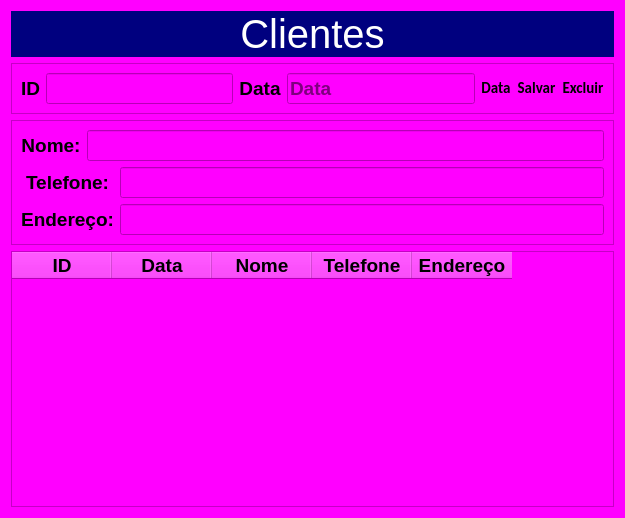
<?xml version="1.0" encoding="UTF-8"?>
<ui version="4.0">
 <class>Clientes</class>
 <widget class="QDialog" name="Clientes">
  <property name="geometry">
   <rect>
    <x>0</x>
    <y>0</y>
    <width>625</width>
    <height>518</height>
   </rect>
  </property>
  <property name="windowTitle">
   <string>Dialog</string>
  </property>
  <property name="styleSheet">
   <string notr="true">background-color: rgb(255, 0, 255);</string>
  </property>
  <layout class="QGridLayout" name="gridLayout_3">
   <item row="0" column="0">
    <widget class="QLabel" name="label">
     <property name="font">
      <font>
       <pointsize>30</pointsize>
      </font>
     </property>
     <property name="styleSheet">
      <string notr="true">color: rgb(255, 255, 255);
background-color: rgb(0, 0, 127);</string>
     </property>
     <property name="text">
      <string>Clientes</string>
     </property>
     <property name="alignment">
      <set>Qt::AlignCenter</set>
     </property>
    </widget>
   </item>
   <item row="1" column="0">
    <widget class="QFrame" name="frame">
     <property name="frameShape">
      <enum>QFrame::StyledPanel</enum>
     </property>
     <property name="frameShadow">
      <enum>QFrame::Plain</enum>
     </property>
     <layout class="QGridLayout" name="gridLayout_2">
      <item row="0" column="4">
       <widget class="QPushButton" name="btn_Calendario">
        <property name="font">
         <font>
          <family>Calibri</family>
          <pointsize>11</pointsize>
          <weight>75</weight>
          <bold>true</bold>
         </font>
        </property>
        <property name="cursor">
         <cursorShape>PointingHandCursor</cursorShape>
        </property>
        <property name="toolTip">
         <string>Salvar</string>
        </property>
        <property name="styleSheet">
         <string notr="true">QPushButton{
   border-radius: 8px
}

QPushButton:hover{
  background-color:rgb(50,50,50);
  color:rgb(200,200,200)
}

QPushButton:pressed{
  background-color:rgb(35,35,35);
  color:rgb(200,200,200)
}
</string>
        </property>
        <property name="text">
         <string>Data</string>
        </property>
        <property name="icon">
         <iconset resource="icons.qrc">
          <normaloff>:/image/imagens/calendario.png</normaloff>:/image/imagens/calendario.png</iconset>
        </property>
        <property name="iconSize">
         <size>
          <width>45</width>
          <height>45</height>
         </size>
        </property>
       </widget>
      </item>
      <item row="0" column="1">
       <widget class="QLineEdit" name="L_Id">
        <property name="font">
         <font>
          <pointsize>14</pointsize>
          <weight>75</weight>
          <bold>true</bold>
         </font>
        </property>
        <property name="cursorPosition">
         <number>0</number>
        </property>
       </widget>
      </item>
      <item row="0" column="6">
       <widget class="QPushButton" name="btn_Excluir">
        <property name="font">
         <font>
          <family>Calibri</family>
          <pointsize>11</pointsize>
          <weight>75</weight>
          <bold>true</bold>
         </font>
        </property>
        <property name="cursor">
         <cursorShape>PointingHandCursor</cursorShape>
        </property>
        <property name="toolTip">
         <string>Excluir</string>
        </property>
        <property name="styleSheet">
         <string notr="true">QPushButton{
   border-radius: 8px
}

QPushButton:hover{
  background-color:rgb(50,50,50);
  color:rgb(200,200,200)
}

QPushButton:pressed{
  background-color:rgb(35,35,35);
  color:rgb(200,200,200)
}
</string>
        </property>
        <property name="text">
         <string>Excluir</string>
        </property>
        <property name="icon">
         <iconset resource="icons.qrc">
          <normaloff>:/image/imagens/close.png</normaloff>:/image/imagens/close.png</iconset>
        </property>
        <property name="iconSize">
         <size>
          <width>45</width>
          <height>36</height>
         </size>
        </property>
       </widget>
      </item>
      <item row="0" column="3">
       <widget class="QLineEdit" name="L_Data">
        <property name="font">
         <font>
          <pointsize>14</pointsize>
          <weight>75</weight>
          <bold>true</bold>
         </font>
        </property>
        <property name="cursor">
         <cursorShape>ArrowCursor</cursorShape>
        </property>
        <property name="inputMask">
         <string/>
        </property>
        <property name="cursorPosition">
         <number>0</number>
        </property>
        <property name="placeholderText">
         <string>Data</string>
        </property>
       </widget>
      </item>
      <item row="0" column="5">
       <widget class="QPushButton" name="btn_Salvar">
        <property name="font">
         <font>
          <family>Calibri</family>
          <pointsize>11</pointsize>
          <weight>75</weight>
          <bold>true</bold>
         </font>
        </property>
        <property name="cursor">
         <cursorShape>PointingHandCursor</cursorShape>
        </property>
        <property name="toolTip">
         <string>Salvar</string>
        </property>
        <property name="styleSheet">
         <string notr="true">QPushButton{
   border-radius: 8px
}

QPushButton:hover{
  background-color:rgb(50,50,50);
  color:rgb(200,200,200)
}

QPushButton:pressed{
  background-color:rgb(35,35,35);
  color:rgb(200,200,200)
}
</string>
        </property>
        <property name="text">
         <string>Salvar</string>
        </property>
        <property name="icon">
         <iconset resource="icons.qrc">
          <normaloff>:/image/imagens/media-floppy.32.png</normaloff>:/image/imagens/media-floppy.32.png</iconset>
        </property>
        <property name="iconSize">
         <size>
          <width>45</width>
          <height>45</height>
         </size>
        </property>
       </widget>
      </item>
      <item row="0" column="0">
       <widget class="QLabel" name="label_3">
        <property name="font">
         <font>
          <pointsize>14</pointsize>
          <weight>75</weight>
          <bold>true</bold>
         </font>
        </property>
        <property name="text">
         <string>ID</string>
        </property>
        <property name="textFormat">
         <enum>Qt::AutoText</enum>
        </property>
        <property name="alignment">
         <set>Qt::AlignCenter</set>
        </property>
       </widget>
      </item>
      <item row="0" column="2">
       <widget class="QLabel" name="label_2">
        <property name="font">
         <font>
          <pointsize>14</pointsize>
          <weight>75</weight>
          <bold>true</bold>
         </font>
        </property>
        <property name="text">
         <string>Data</string>
        </property>
        <property name="textFormat">
         <enum>Qt::AutoText</enum>
        </property>
        <property name="alignment">
         <set>Qt::AlignCenter</set>
        </property>
       </widget>
      </item>
     </layout>
    </widget>
   </item>
   <item row="2" column="0">
    <widget class="QFrame" name="frame_2">
     <property name="frameShape">
      <enum>QFrame::StyledPanel</enum>
     </property>
     <property name="frameShadow">
      <enum>QFrame::Plain</enum>
     </property>
     <layout class="QGridLayout" name="gridLayout">
      <item row="0" column="0">
       <widget class="QLabel" name="label_4">
        <property name="font">
         <font>
          <pointsize>14</pointsize>
          <weight>75</weight>
          <bold>true</bold>
         </font>
        </property>
        <property name="text">
         <string>Nome:</string>
        </property>
        <property name="textFormat">
         <enum>Qt::AutoText</enum>
        </property>
        <property name="alignment">
         <set>Qt::AlignCenter</set>
        </property>
       </widget>
      </item>
      <item row="0" column="1" colspan="2">
       <widget class="QLineEdit" name="L_Nome">
        <property name="font">
         <font>
          <pointsize>14</pointsize>
          <weight>75</weight>
          <bold>true</bold>
         </font>
        </property>
        <property name="cursorPosition">
         <number>0</number>
        </property>
       </widget>
      </item>
      <item row="1" column="0" colspan="2">
       <widget class="QLabel" name="label_5">
        <property name="font">
         <font>
          <pointsize>14</pointsize>
          <weight>75</weight>
          <bold>true</bold>
         </font>
        </property>
        <property name="text">
         <string>Telefone:</string>
        </property>
        <property name="textFormat">
         <enum>Qt::AutoText</enum>
        </property>
        <property name="alignment">
         <set>Qt::AlignCenter</set>
        </property>
       </widget>
      </item>
      <item row="1" column="2">
       <widget class="QLineEdit" name="L_Telefone">
        <property name="font">
         <font>
          <pointsize>14</pointsize>
          <weight>75</weight>
          <bold>true</bold>
         </font>
        </property>
        <property name="inputMask">
         <string/>
        </property>
        <property name="cursorPosition">
         <number>0</number>
        </property>
       </widget>
      </item>
      <item row="2" column="0" colspan="2">
       <widget class="QLabel" name="label_6">
        <property name="font">
         <font>
          <pointsize>14</pointsize>
          <weight>75</weight>
          <bold>true</bold>
         </font>
        </property>
        <property name="text">
         <string>Endereço:</string>
        </property>
        <property name="textFormat">
         <enum>Qt::AutoText</enum>
        </property>
        <property name="alignment">
         <set>Qt::AlignCenter</set>
        </property>
       </widget>
      </item>
      <item row="2" column="2">
       <widget class="QLineEdit" name="L_Endereco">
        <property name="font">
         <font>
          <pointsize>14</pointsize>
          <weight>75</weight>
          <bold>true</bold>
         </font>
        </property>
        <property name="cursorPosition">
         <number>0</number>
        </property>
       </widget>
      </item>
     </layout>
    </widget>
   </item>
   <item row="3" column="0">
    <widget class="QTableWidget" name="Tab_CadClientes">
     <column>
      <property name="text">
       <string>ID</string>
      </property>
      <property name="font">
       <font>
        <pointsize>14</pointsize>
        <weight>75</weight>
        <bold>true</bold>
       </font>
      </property>
     </column>
     <column>
      <property name="text">
       <string>Data</string>
      </property>
      <property name="font">
       <font>
        <pointsize>14</pointsize>
        <weight>75</weight>
        <bold>true</bold>
       </font>
      </property>
     </column>
     <column>
      <property name="text">
       <string>Nome</string>
      </property>
      <property name="font">
       <font>
        <pointsize>14</pointsize>
        <weight>75</weight>
        <bold>true</bold>
       </font>
      </property>
     </column>
     <column>
      <property name="text">
       <string>Telefone</string>
      </property>
      <property name="font">
       <font>
        <pointsize>14</pointsize>
        <weight>75</weight>
        <bold>true</bold>
       </font>
      </property>
     </column>
     <column>
      <property name="text">
       <string>Endereço</string>
      </property>
      <property name="font">
       <font>
        <pointsize>14</pointsize>
        <weight>75</weight>
        <bold>true</bold>
       </font>
      </property>
     </column>
    </widget>
   </item>
  </layout>
  <widget class="QLabel" name="L_Logado">
   <property name="geometry">
    <rect>
     <x>120</x>
     <y>30</y>
     <width>16</width>
     <height>21</height>
    </rect>
   </property>
   <property name="maximumSize">
    <size>
     <width>200</width>
     <height>48</height>
    </size>
   </property>
   <property name="font">
    <font>
     <family>Segoe UI Black</family>
     <pointsize>12</pointsize>
     <weight>75</weight>
     <bold>true</bold>
    </font>
   </property>
   <property name="styleSheet">
    <string notr="true">color: rgb(255, 255, 255);
background-color: rgb(0, 0, 127);</string>
   </property>
   <property name="text">
    <string/>
   </property>
   <property name="scaledContents">
    <bool>true</bool>
   </property>
  </widget>
 </widget>
 <tabstops>
  <tabstop>L_Id</tabstop>
  <tabstop>L_Data</tabstop>
  <tabstop>L_Nome</tabstop>
  <tabstop>L_Telefone</tabstop>
  <tabstop>L_Endereco</tabstop>
  <tabstop>btn_Salvar</tabstop>
  <tabstop>btn_Excluir</tabstop>
  <tabstop>btn_Calendario</tabstop>
  <tabstop>Tab_CadClientes</tabstop>
 </tabstops>
 <resources>
  <include location="icons.qrc"/>
 </resources>
 <connections/>
</ui>
